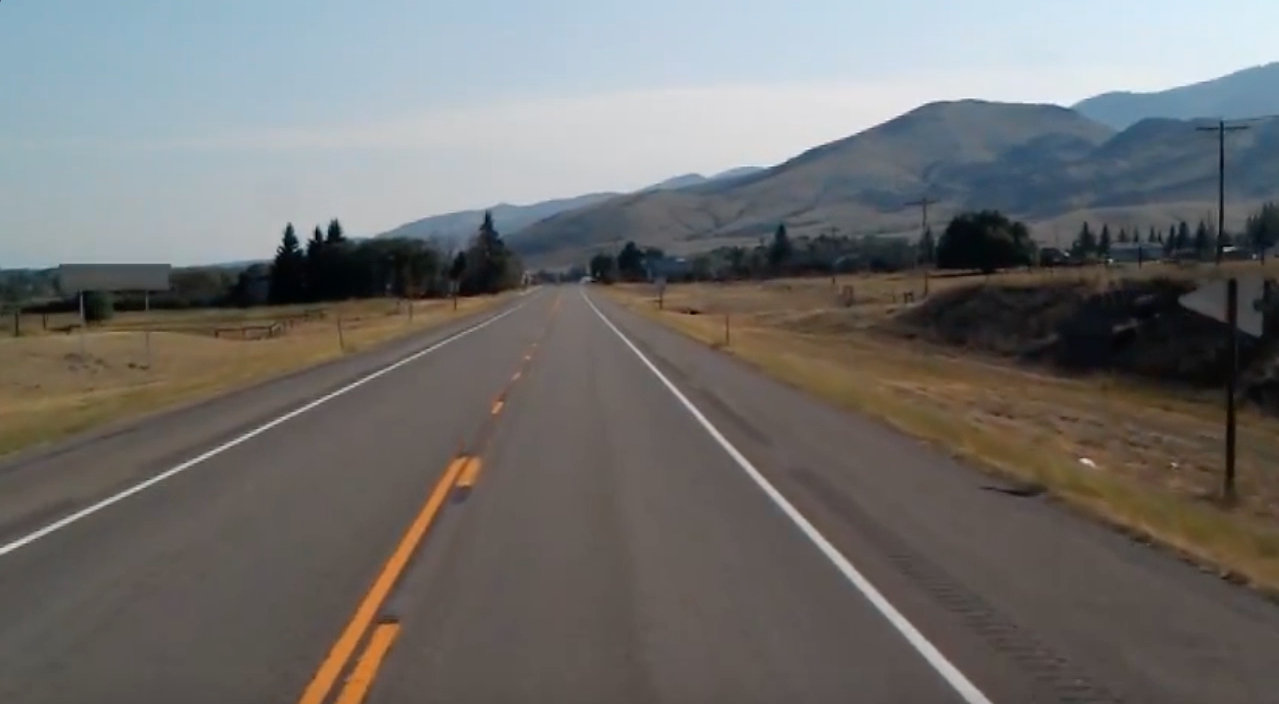
#> input picture LaneDetector/Test_erst/test_image.jpg, 1279 x 704 px
$ python -i service.py   (imports and definitions only)
#> lines starting #> are read from the running program, lines starting #| are printed output that depends on the picture
### LaneDetector/NoCarla/detector/filters.py
"""Summary of module
Collection of image filters (grayscale, gaussian, canny) and pillow <=> cv image conversion
"""

import cv2 as cv
import numpy as np
from PIL import Image

toPillow = lambda cv_image: Image.fromarray(cv_image)
toCV = lambda pillow_image: np.asarray(pillow_image)
isCV = lambda img: isinstance(img,np.ndarray)

toGrayScale = lambda img: cv.cvtColor(img,cv.COLOR_RGB2GRAY)

def filterGaussian(img,size=(5,5),stdv=0):
    """Summary of filterGaussian
    This will apply a noise reduction filter, we will use s 5x5 Gaussian filter to smooth
        the image to lower the sensitivity to noise. (The smaller the size the less visible the blur)

    To populate the Gaussian matrix we will use a kernel of normally distributed[stdv=1] numbers which will
        set each pixel value equal to the weighted average of its neighboor pixels

    The Gaussian distribution:
        Gd = (1/2pi*stdv^2)exp(-((i-(k+1)^2) + (j - (k+1)^2))/(2*stdv^2))

        i,j E [1,2k+1] for the kernel of size: (2k+1)x(2k+1)
    """

    if not isCV(img):
        raise ValueError("Image not in np.array format")

    if not isinstance(size,tuple):
        raise ValueError('filterGaussian: Size for Gaussian filter not tuple')
    return cv.GaussianBlur(img,size,stdv)


def filterCanny(img,min_val=50,max_val=150,size=(5,5),stdv=0):
    """
    The Canny detector is a multi-stage algorithm optimized for fast real-time edge detection,
        which will reduce complexity of the image much further.

    The algorithm will detect sharp changes in luminosity and will define them as edges.

    The algorithm has the following stages:
        -   Noise reduction
        -   Intensity gradient - here it will apply a Sobel filter along the x and y axis to detect if edges are horizontal vertical or diagonal
        -   Non-maximum suppression - this shortens the frequency bandwith of the signal to sharpen it
        -   Hysteresis thresholding
    """
    if not isCV(img):
        raise ValueError("Image not in np.array format")

    if min_val >= max_val:
        raise ValueError('filterCanny: Value order incorrect')

    gray_scale = toGrayScale(img)
    gaussian = filterGaussian(img,size=size,stdv=stdv)
    return cv.Canny(gaussian,min_val,max_val)


# [48 lines left out: functions segmentRegion, houghFilter, not called in this run]

### LaneDetector/NoCarla/detector/logging/logging.py
"""Summary of module
Logging module, generates log file for app
"""
import traceback
import logging


logging.basicConfig(filename='./service.log',
                     filemode='a',
                     format='%(asctime)s,%(msecs)d %(name)s %(levelname)s %(message)s',
                     datefmt='%H:%M:%S',
                     level=logging.INFO)

def log_error(str):
    logging.error(str)
    pass

def log_info(str):
    logging.info(str)
    print(str)
    pass

def show_traceback():
    print(traceback.print_exc())

### LaneDetector/NoCarla/detector/service.py
import cv2 as cv
import numpy as np
from detector.filters import *
from detector.visualize import *
from detector.logging.logging import log_info, log_error, show_traceback

def laneDetector(path,is_image=False,do_canny=True,do_gray=False,do_gaussian=False,do_segment=False,do_hough=False):
#> called with path = '../../Test_erst/test_image.jpg', is_image = False, do_canny = True, do_gray = False, do_gaussian = False, do_segment = False, do_hough = False
    try:
        if is_image:
            log_info('Image lane detection selected')
            img = cv.imread(path)

            if do_canny:
                canny = filterCanny(img)
                cv.imshow("Canny Filter",canny)
                if do_segment:
                    segment = segmentRegion(canny)
                    cv.imshow("Segmented Canny",segment)
            elif do_gray:
                gray = toGrayScale(img)
                cv.imshow("Gray Scale Filter",gray)
                if do_segment:
                    segment = segmentRegion(gray)
                    cv.imshow("Segmented gray",segment)
            elif do_gaussian:
                gaussian = filterGaussian(img)
                cv.imshow("Gaussian Filter",gaussian)
                if do_segment:
                    segment = segmentRegion(gaussian)
                    cv.imshow("Segmented gaussian",segment)
            elif do_segment:
                segment = segmentRegion(img)
                cv.imshow("Segmented image",segment)
            elif do_hough:
                hough = houghFilter(img)
                lines = calculateLinesFromHough(img,hough)
                l_v = showLines(img,lines)
                img = cv.addWeighted(img,0.9,l_v,1,1)
                cv.imshow("Hough filter",img)

            cv.waitKey(0); cv.destroyAllWindows(); cv.waitKey(1)
        else:
            log_info('Video lane detection selected')
            print(path)
            cap = cv.VideoCapture(path)
            prev_frame = None
            while(cap.isOpened()):
                try:
                    _,frame = cap.read()
#> frame is the input picture: shape (704, 1279, 3); mean B, G, R 109.7, 111.3, 112.3
                    frame = cv.resize(frame,(800,600))
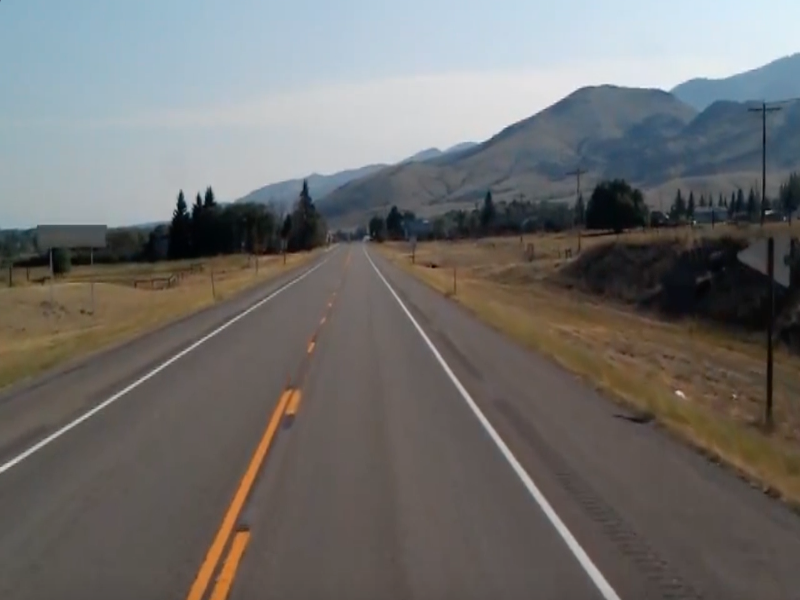
#> frame: shape (600, 800, 3); mean B, G, R 109.6, 111.2, 112.2
                    if do_canny:
                        s = "Canny Filter"
                        img = filterCanny(frame)
#> in filterCanny, `gray_scale = toGrayScale(img)`:
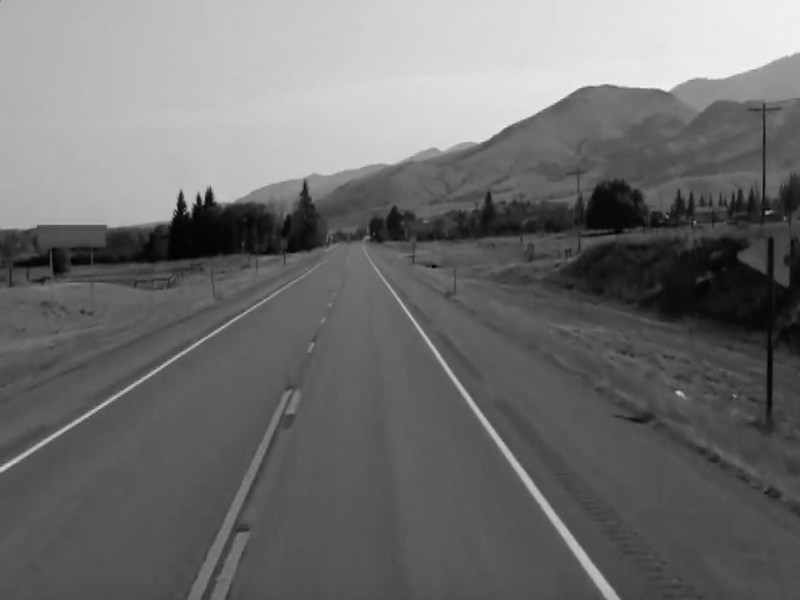
#> gray_scale: shape (600, 800); min 2, max 244, mean 110.8
#> in filterCanny, `return cv.Canny(gaussian,min_val,max_val)`:
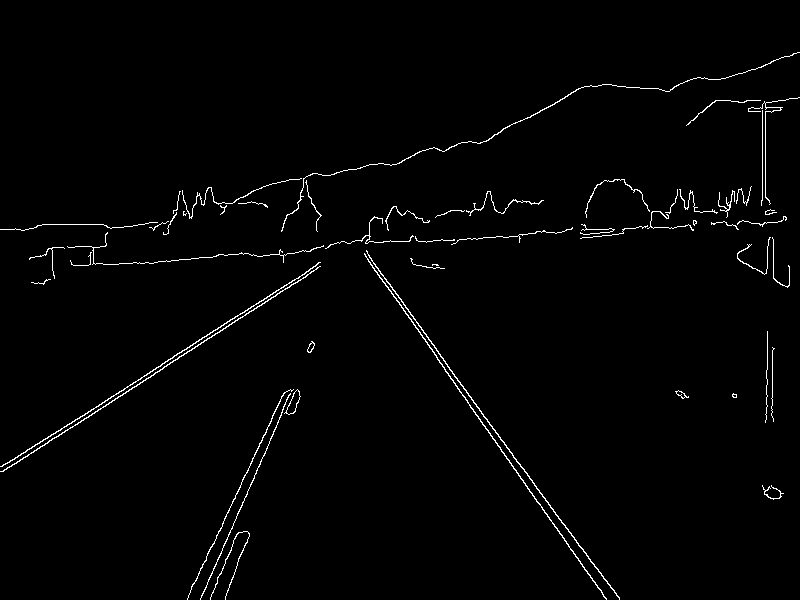
#> returned value: shape (600, 800); 1.5% white in thin lines or dots
                        if do_segment:
                            s = "Segmented Canny"
                            img = segmentRegion(img)
                    elif do_gray:
                        s = "Gray Scale Filter"
                        img = toGrayScale(frame)
                        if do_segment:
                            s = "Segmented Gray"
                            img = segmentRegion(img)
                    elif do_gaussian:
                        s = "Gaussian Filter"
                        img = filterGaussian(frame)
                        if do_segment:
                            s = "Segmented Gaussian"
                            img = segmentRegion(img)
                    elif do_segment:
                        s = "Segmented"
                        img = segmentRegion(frame)
                    elif do_hough:
                        s = "Hough filter"
                        hough = houghFilter(frame)
                        lines = calculateLinesFromHough(frame,hough)
                        l_v = showLines(frame,lines)
                        img = cv.addWeighted(frame,0.9,l_v,1,1)
                    cv.imshow(s,img)
                    prev_frame = img
                except Exception as e:
                    show_traceback()
                    print(e)
                    if prev_frame is not None:
                        s = ""
                        if do_canny:
                            s = "Canny Filter"
                        elif do_gray:
                            s = "Gray Scale Filter"
                        elif do_gaussian:
                            s = "Gaussian Filter"
                        elif do_segment:
                            s = "Segmented"
                        elif do_hough:
                            s = "Hough filter"
                        cv.imshow(s,prev_frame)
                    continue
                if cv.waitKey(10) & 0xFF == ord('q'):
#> (key q is pressed here)
                    break
            cap.release()
            log_info('Closing all windows')
            cv.destroyAllWindows()
    except Exception as e:
        show_traceback()
        log_error("Error Running laneDetector: " + str(e))

>>> result = laneDetector('../../Test_erst/test_image.jpg')
